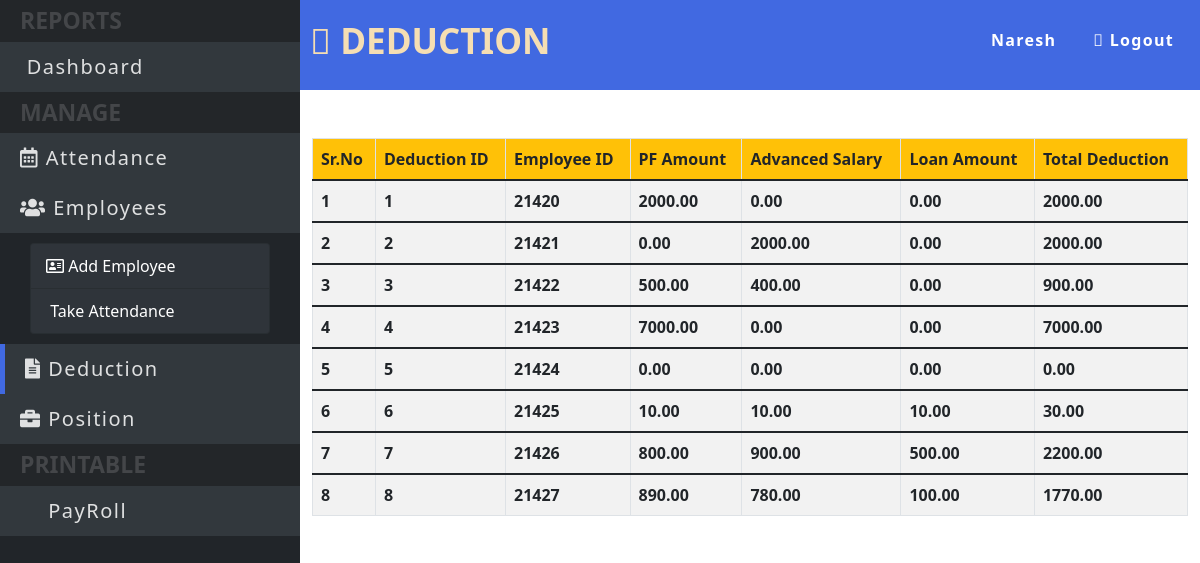
Screenshot of /admin/deduction.php (signed in) with the database file from the repository.
### tables this page shows
CREATE TABLE `deduction` (
  `ded_id` int(5) NOT NULL,
  `emp_id` int(11) DEFAULT NULL,
  `pf_amount` double(8,2) DEFAULT NULL,
  `advanced_salary_amount` double(8,2) DEFAULT NULL,
  `loan_amount` double(8,2) DEFAULT NULL,
  `total_ded` double(8,2) DEFAULT NULL
);

### admin/deduction.php (the view, shortened to what this page needs)
<!doctype html>
<html lang="en">
<?php
include "./conn.php";
if (empty($_SESSION["Uname"])) {
    $SessionBol = false;
    header("location: http://localhost/PayRoll_Management_system/index.html");
} else {
    $SessionBol = true;
}
?>
<head>
    <link rel="stylesheet" href="https://pro.fontawesome.com/releases/v5.10.0/css/all.css" />
    <link href="https://cdn.jsdelivr.net/npm/bootstrap@5.1.1/dist/css/bootstrap.min.css" rel="stylesheet">
    <link rel="stylesheet" href="./css/style.css">
</head>
<body>
    <div class="container-fluid " style="height: 100vh;">
        <div class="row side-menu" style="height: 100vh;">
            <div class="col-3 bg-dark p-0">
                <h1 class="link-heding">reports</h1>
                <a class="link-heding2" href="./index.php"><i class="fad fa-tachometer-alt-slowest"></i> Dashboard</a>
                <h1 class="link-heding">manage</h1>
                <a class="link-heding2 text-decoration-none " href="./attendance.php"><i class="far fa-calendar-alt"></i> attendance</a>
                <a class="link-heding2 text-decoration-none " href="./Employees.php"><i class="fas fa-users"></i> Employees</a>
                <ul class="list-group">
                    <li class="list-group-item"><a href="./addEmp.php" class="alinks"><i class="far fa-address-card"> </i> Add Employee</a></li>
                    <li class="list-group-item"><a href="./TakeAttendance.php" class="alinks"><i class="fal fa-clipboard-user"></i> Take Attendance</a></li>
                </ul>
                <a class="link-heding2 text-decoration-none active" href="./deduction.php"><i class="fas fa-file-alt"></i> deduction</a>
                <a class="link-heding2 text-decoration-none " href="./position.php"><i class="fas fa-briefcase"></i> position</a>
                <h1 class="link-heding">Printable</h1>
                <a class="link-heding2 text-decoration-none " href="./payroll.php"><i class="far fa-paste"></i> PayRoll</a>
            </div>
            <div class="col-9 ">
                <div class="row">
                    <div class="col-12 TableName-box d-flex justify-content-between">
                        <h1 class="TableName" id="TableName"><i class="fad fa-table"></i> deduction</h1>
                        <ul class="nav justify-content-end subNavbars">
                            <li class="nav-item">
                                <a class="nav-link " href=""><?php
                                 if ($SessionBol == TRUE) {
                                                                    echo $_SESSION["Uname"];
                                                                }else{
                                                                    echo "";
                                                                } ?></a>
                            </li>
                            <li class="nav-item">
                                <a class="nav-link active" href="../logout.php"><i class="fad fa-sign-out-alt"></i> Logout</a>
                            </li>
                        </ul>
                    </div>
                    <div class="col-12 pt-5">
                        <table class="table table-bordered table-striped">
                            <thead>
                                <tr class="bg-warning">
                                    <th scope="col hed">Sr.No</th>
                                    <th  scope="col hed">Deduction ID</th>
                                    <th scope="col hed">Employee ID</th>
                                    <th scope="col hed">PF Amount</th>
                                    <th scope="col hed">Advanced Salary</th>
                                    <th scope="col hed">Loan Amount</th>
                                    <th scope="col hed">Total Deduction</th>
                                </tr>
                            </thead>
                            <?php
                            $Empl_Table_Query = "SELECT * FROM deduction";
                            $result = $conn->query($Empl_Table_Query);
                            $count = 1;
                            ?>
                            <?php
                            if ($result->num_rows > 0) {
                                while ($row = $result->fetch_assoc()) {
                            ?>
                                    <tbody>
                                        <tr>
                                            <th scope="row"><?php echo $count++; ?></th>
                                            <td><?php echo $row["ded_id"]  ?></td>
                                            <td><?php echo $row["emp_id"]  ?></td>
                                            <td><?php echo $row["pf_amount"]  ?></td>
                                            <td><?php echo $row["advanced_salary_amount"]  ?></td>
                                            <td><?php echo $row["loan_amount"]  ?></td>
                                            <td><?php echo $row["total_ded"]  ?></td>
                                    </tbody>
                            <?php
                                }
                            } else {
                                echo "0 results";
                            }
                            ?>
                        </table>
                    </div>
                </div>
            </div>
        </div>
    </div>
</body>
</html>

### admin/css/style.css (style rules this page uses)
* { transition: .01s ease-in; }
.list-group { margin: 10px 15px; }
td { font-weight: bold; }
.list-group-item { padding: 10px 15px; margin: 0 15px; background-color: #32383dde; color: antiquewhite; cursor: pointer; }
.link-heding { color: #444649; text-transform: uppercase; font-size: 23px; font-weight: bolder; background-color: #242729e8; padding: 7px 20px; margin-bottom: 0; cursor: pointer; }
a { width: 100%; display: block; text-decoration: none; }
.alinks { width: 100%; display: block; text-decoration: none; color: white; }
.link-heding2 { color: rgba(255, 255, 255, 0.849); text-transform: capitalize; font-size: 20px; letter-spacing: 1.5px; background-color: #32383dfb; padding: 10px 20px; margin: 0; cursor: pointer; text-decoration: none; }
a.active { border-left: 5px solid royalblue; }
.side-menu { display: flex; }
ul.subNavbars li a { color: white; font-weight: bold; letter-spacing: 1.3px; }
.TableName-box { padding: 20px 10px; background-color: royalblue; width: 100%; }
#TableName.TableName { text-transform: uppercase; font-size: 35px; color: wheat; font-weight: bold; }

### rows the page displays
deduction: ded_id "1", emp "21420", pf_amount "2000.00", advanced_salary_amount "0.00", loan_amount "0.00", total_ded "2000.00"
deduction: ded_id "2", emp "21421", pf_amount "0.00", advanced_salary_amount "2000.00", loan_amount "0.00", total_ded "2000.00"
deduction: ded_id "3", emp "21422", pf_amount "500.00", advanced_salary_amount "400.00", loan_amount "0.00", total_ded "900.00"
deduction: ded_id "4", emp "21423", pf_amount "7000.00", advanced_salary_amount "0.00", loan_amount "0.00", total_ded "7000.00"
deduction: ded_id "5", emp "21424", pf_amount "0.00", advanced_salary_amount "0.00", loan_amount "0.00", total_ded "0.00"
deduction: ded_id "6", emp "21425", pf_amount "10.00", advanced_salary_amount "10.00", loan_amount "10.00", total_ded "30.00"
deduction: ded_id "7", emp "21426", pf_amount "800.00", advanced_salary_amount "900.00", loan_amount "500.00", total_ded "2200.00"
deduction: ded_id "8", emp "21427", pf_amount "890.00", advanced_salary_amount "780.00", loan_amount "100.00", total_ded "1770.00"

### other values shown
$_SESSION["Uname"] "Naresh"
